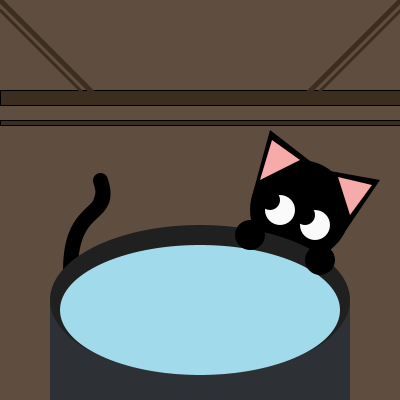
Frame 1 (no input)
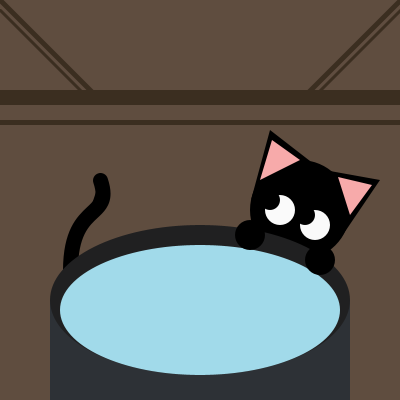
Frame 60 (the mouse pressed at the canvas centre just before this capture)
Frame 120 (the mouse held since frame 60 and released just before this capture): identical to frame 60, image omitted

The Processing sketch that drew these frames (run headless with seeded random() and noise(); from frame 60 on, the mouse is pressed at the canvas centre):

// Processing sketch: FinalProject
// ── FinalProject.pde
cauldren c1;
cat cat1;

void setup(){
  size(400, 400);
  rectMode(CORNER);
}

void draw(){
  background(95, 77, 63);
  fill(59, 46, 32);
  rect(0, 90, 400, 15);
  rect(0, 120, 400, 5);
  stroke(59, 46, 32);
  strokeWeight(5);
  line(100, 100, 0, 0);
  line(400, 0, 300, 100);
  strokeWeight(3);
  line(90, 100, 0, 10);
  line(400, 10, 310, 100);
  noStroke();

  
  c1 = new cauldren();
  cat1 = new cat();
  
  cat1.display();
  c1.display();
  
  
  
}

// ── Bubbles.pde
class bubbles {
 //variables and PVectors
   PVector location;
  PVector velocity;
  //make it so the bubbles go UP the screen 
  float speed = random(-2, -0.5);
  //bubbles refreshes and speed changed
  bubbles() {
   location = new PVector(random(-50, 450), -20);
   velocity = new PVector(0, speed);
  }
  // refreshes the bubbles
  void update() {
    
    location.add(velocity);
     if (location.y < -10) {
       location.x = random(-10, 410);
       location.y = 420;
       velocity.y = speed;
    }
    
  }
  // apperance and makes the size fluctuate 
  void display(){
     fill(255, 255, 255, 20);
  circle(location.x, location.y, 80+15*sin(frameCount*.03));
  circle(location.x, location.y, 40+15*sin(frameCount*.03));
  
  

  
  }
  
}

// ── Cat.pde
class cat {
  
  float catEyeX = constrain(mouseX, 270, 290);
  float catEyeY = constrain(mouseY, 200, 220);
  float catEyeX2 = constrain(mouseX, 305, 325);
  float catEyeY2 = constrain(mouseY, 215, 235);
  
  void display(){
    fill(0);
    circle(300, 210, 100);
    fill(0);
    triangle(251, 200, 270, 130, 310, 161);
    fill(247, 170, 170);
    triangle(260, 180, 272, 140, 300, 160);
    fill(0);
    triangle(330, 171, 380, 180, 340, 239);
    fill(247, 170, 170);
    triangle(338, 177, 372, 185, 350, 215);
    
    fill(250);
    circle(280, 210, 30);
    circle(315, 225, 30);
    
    fill(0);
    circle(catEyeX, catEyeY, 20);
    circle(catEyeX2, catEyeY2, 20);
    stroke(0);
    strokeWeight(15);
    curve(100, 600, 70, 270, 100, 180, -10, 30);
  }
}

// ── Cauldren.pde
class cauldren {
  
  void display(){
  rectMode(CORNER);
  noStroke();
  
  fill(45, 49, 54);
  rect(50, 300, 300, 400);
  
  fill(32, 32, 33);
  ellipse(200, 300, 300, 150);
  
  fill(161, 218, 234);
  ellipse(200, 310, 280, 130);
  
  fill(0);
  circle(250, 235, 30);
  circle(320, 260, 30);
  }
}

// ── Green_Potion.pde
class greenPotion {
  
  void display(){
    rectMode(CORNER);
    fill(76, 157, 89);
    circle(145, 80, 20);
    rect(142, 20, 6, 55);
  }
}

// ── Orange_Potion.pde
class orangePotion {
  
  ///////////////////
  // orange potion //
  ///////////////////
  
  void display(){
    rectMode(CORNER);
    fill(227, 155, 87);
    rect(220, 60, 50, 30, 30);
    rect(225, 55, 40, 5);
    
  }
}

// ── Potions.pde
class potions {
  
  ////////////////
  // red potion //
  ////////////////
  
  void display() {
    rectMode(CORNER);
     fill(185, 21, 21);
  circle(50, 70, 40);
  rect(45, 30, 10, 30);
  

  
  }
  
}

// ── gameover.pde
class gameOver {
  
  void display(){
   //background 
   rectMode(CORNER);
   noStroke();
   background(95, 77, 63);
  fill(59, 46, 32);
  rect(0, 90, 400, 15);
  rect(0, 120, 400, 5);
  stroke(59, 46, 32);
  strokeWeight(5);
  line(100, 100, 0, 0);
  line(400, 0, 300, 100);
  strokeWeight(3);
  line(90, 100, 0, 10);
  line(400, 10, 310, 100);
  noStroke();
 
  //cat
    fill(0);
    circle(300, 210, 100);
    fill(0);
    triangle(251, 200, 270, 130, 310, 161);
    fill(247, 170, 170);
    triangle(260, 180, 272, 140, 300, 160);
    fill(0);
    triangle(330, 171, 380, 180, 340, 239);
    fill(247, 170, 170);
    triangle(338, 177, 372, 185, 350, 215);
    
    stroke(250);
    strokeWeight(5);
    line(270, 190, 285, 210);
    line(285, 210, 260, 220);
    line(330, 210, 305, 215);
    line(305, 215, 320, 240);
    //eyes
    fill(0);
    
    stroke(0);
    strokeWeight(15);
    curve(100, 600, 70, 270, 100, 180, -10, 30);
    noStroke();
    
     //cauldren
  fill(45, 49, 54);
  rect(50, 300, 300, 400);
  
  fill(32, 32, 33);
  ellipse(200, 300, 300, 150);
  
  fill(#A1DAEA);
  ellipse(200, 310, 280, 130);
  
  fill(0);
  circle(250, 235, 30);
  circle(320, 260, 30);
    
    //potions
    noStroke();
    fill(76, 157, 89);
    circle(145, 80, 20);
    rect(142, 20, 6, 55);
    fill(227, 155, 87);
    rect(220, 60, 50, 30, 30);
    rect(225, 55, 40, 5);
    fill(185, 21, 21);
    circle(50, 70, 40);
    rect(45, 30, 10, 30);
    fill(132, 62, 180);
    triangle(315, 90, 365, 90, 340, 45);
    quad(350, 65, 355, 80, 368, 70, 360, 60);
  }
  
}

// ── purple_Potion.pde
class purplePotion {
  
  void display(){
    fill(132, 62, 180);
    triangle(315, 90, 365, 90, 340, 45);
    quad(350, 65, 355, 80, 368, 70, 360, 60);
  }
  
}

// ── sparks.pde
class sparks {
  
  PVector sparksLocation = new PVector(0,0);
  
  
  
  sparks() {
   sparksLocation.x = random(width);
   sparksLocation.y = random(height);
   
  }
  
  
   
  void display(){
    
    fill(229, 194, 104, 20);
    circle(sparksLocation.x, sparksLocation.y, 10+15*sin(frameCount*.02));
    circle(sparksLocation.x, sparksLocation.y, 6+15*sin(frameCount*.02));
    circle(sparksLocation.x, sparksLocation.y, 2+15*sin(frameCount*.02));
  }
  
}
